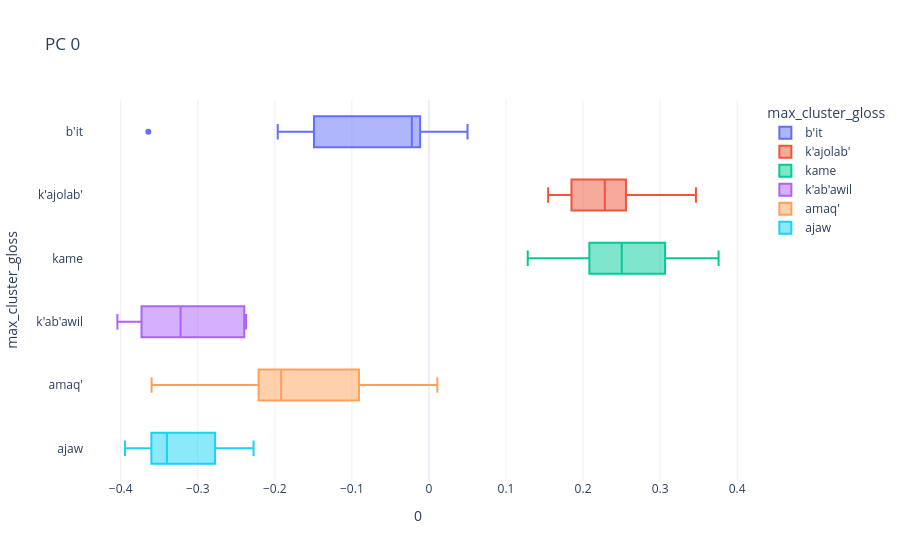
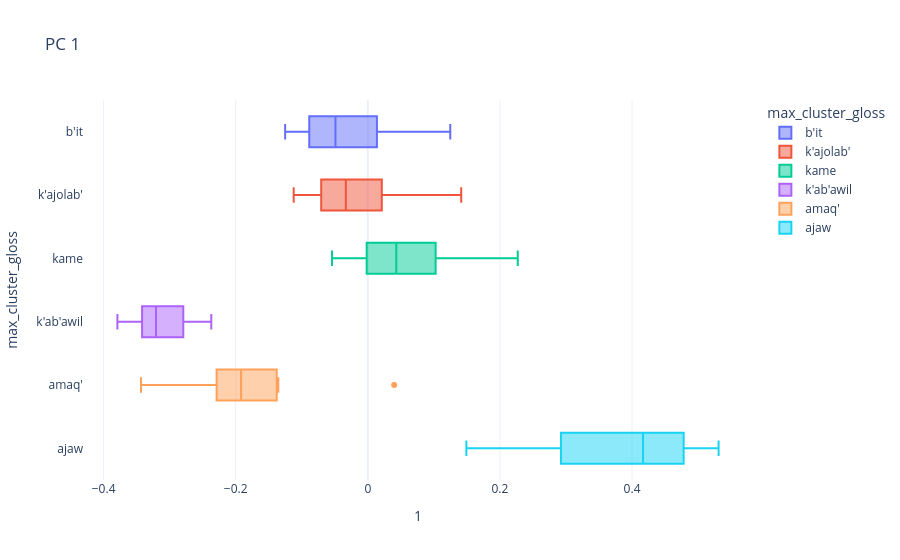
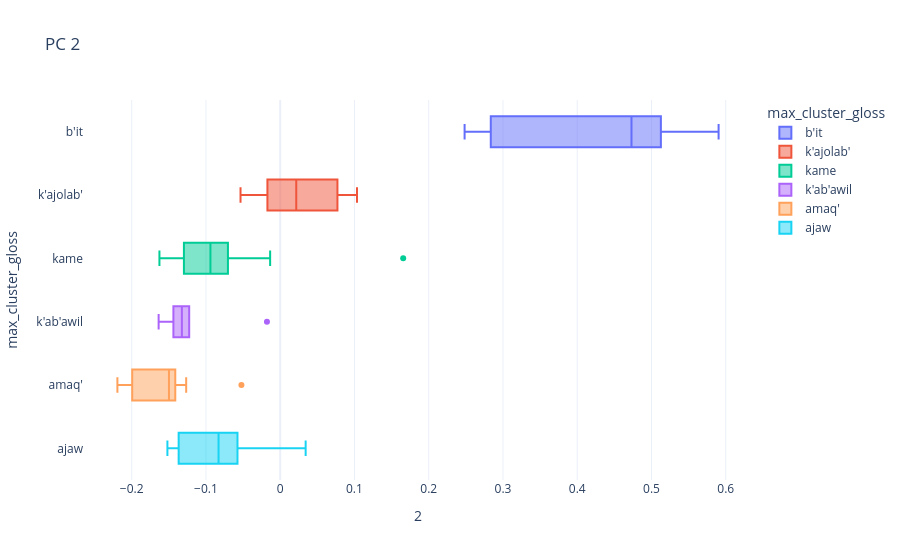
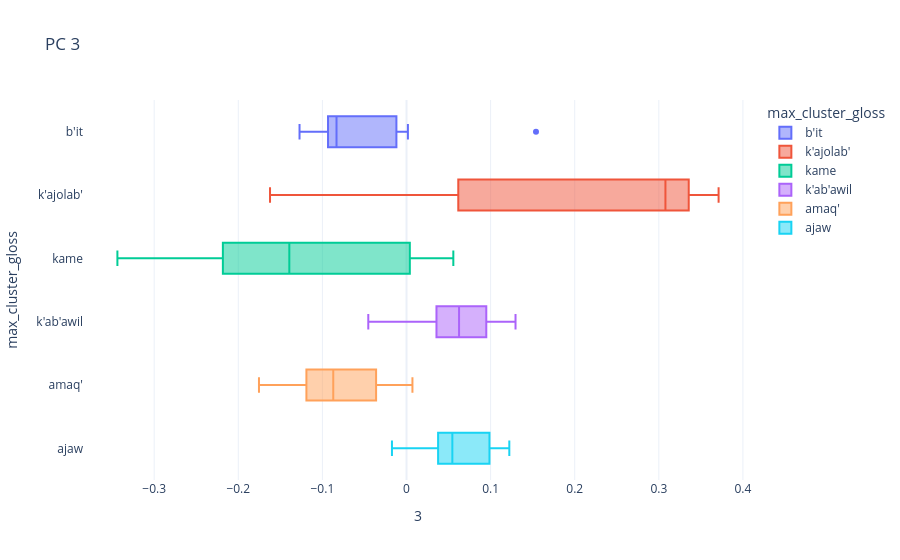

Notebook cell for these charts, in order:
### Code cell
for i in range(n_comps):
    comp_box(i)

### Figure 1 — Plotly figure (JSON) as saved in the notebook; plotly's stock layout.template omitted (floating-point values rounded to 4 significant figures)
{"data": [{"alignmentgroup": "True", "hovertemplate": "max_cluster_gloss=%{y}<br>0=%{x}<extra></extra>", "legendgroup": "b'it", "marker": {"color": "#636efa"}, "name": "b'it", "notched": false, "offsetgroup": "b'it", "orientation": "h", "showlegend": true, "type": "box", "x": [-0.1335, -0.02226, -0.01521, -0.0002232, 0.05005, -0.01524, -0.1315, -0.1962, -0.3642], "x0": " ", "xaxis": "x", "y": ["b'it", "b'it", "b'it", "b'it", "b'it", "b'it", "b'it", "b'it", "b'it"], "y0": " ", "yaxis": "y"}, {"alignmentgroup": "True", "hovertemplate": "max_cluster_gloss=%{y}<br>0=%{x}<extra></extra>", "legendgroup": "k'ajolab'", "marker": {"color": "#EF553B"}, "name": "k'ajolab'", "notched": false, "offsetgroup": "k'ajolab'", "orientation": "h", "showlegend": true, "type": "box", "x": [0.2029, 0.2608, 0.284, 0.2505, 0.1999, 0.1547, 0.2156, 0.2409, 0.1659, 0.249, 0.17, 0.3465], "x0": " ", "xaxis": "x", "y": ["k'ajolab'", "k'ajolab'", "k'ajolab'", "k'ajolab'", "k'ajolab'", "k'ajolab'", "k'ajolab'", "k'ajolab'", "k'ajolab'", "k'ajolab'", "k'ajolab'", "k'ajolab'"], "y0": " ", "yaxis": "y"}, {"alignmentgroup": "True", "hovertemplate": "max_cluster_gloss=%{y}<br>0=%{x}<extra></extra>", "legendgroup": "kame", "marker": {"color": "#00cc96"}, "name": "kame", "notched": false, "offsetgroup": "kame", "orientation": "h", "showlegend": true, "type": "box", "x": [0.1282, 0.2626, 0.234, 0.1928, 0.2168, 0.2224, 0.3224, 0.3277, 0.3049, 0.3759, 0.3075, 0.1716, 0.3053, 0.2647, 0.2378, 0.1995], "x0": " ", "xaxis": "x", "y": ["kame", "kame", "kame", "kame", "kame", "kame", "kame", "kame", "kame", "kame", "kame", "kame", "kame", "kame", "kame", "kame"], "y0": " ", "yaxis": "y"}, {"alignmentgroup": "True", "hovertemplate": "max_cluster_gloss=%{y}<br>0=%{x}<extra></extra>", "legendgroup": "k'ab'awil", "marker": {"color": "#ab63fa"}, "name": "k'ab'awil", "notched": false, "offsetgroup": "k'ab'awil", "orientation": "h", "showlegend": true, "type": "box", "x": [-0.3497, -0.2397, -0.295, -0.4043, -0.2373, -0.373], "x0": " ", "xaxis": "x", "y": ["k'ab'awil", "k'ab'awil", "k'ab'awil", "k'ab'awil", "k'ab'awil", "k'ab'awil"], "y0": " ", "yaxis": "y"}, {"alignmentgroup": "True", "hovertemplate": "max_cluster_gloss=%{y}<br>0=%{x}<extra></extra>", "legendgroup": "amaq'", "marker": {"color": "#FFA15A"}, "name": "amaq'", "notched": false, "offsetgroup": "amaq'", "orientation": "h", "showlegend": true, "type": "box", "x": [-0.1034, -0.2115, -0.1955, 0.01089, -0.05329, -0.1554, -0.1919, -0.25, -0.3599], "x0": " ", "xaxis": "x", "y": ["amaq'", "amaq'", "amaq'", "amaq'", "amaq'", "amaq'", "amaq'", "amaq'", "amaq'"], "y0": " ", "yaxis": "y"}, {"alignmentgroup": "True", "hovertemplate": "max_cluster_gloss=%{y}<br>0=%{x}<extra></extra>", "legendgroup": "ajaw", "marker": {"color": "#19d3f3"}, "name": "ajaw", "notched": false, "offsetgroup": "ajaw", "orientation": "h", "showlegend": true, "type": "box", "x": [-0.3345, -0.3687, -0.3456, -0.2276, -0.308, -0.247, -0.3945, -0.3517], "x0": " ", "xaxis": "x", "y": ["ajaw", "ajaw", "ajaw", "ajaw", "ajaw", "ajaw", "ajaw", "ajaw"], "y0": " ", "yaxis": "y"}], "layout": {"boxmode": "overlay", "legend": {"title": {"text": "max_cluster_gloss"}, "tracegroupgap": 0}, "title": {"text": "PC 0"}, "xaxis": {"anchor": "y", "domain": [0, 1], "title": {"text": "0"}}, "yaxis": {"anchor": "x", "categoryarray": ["ajaw", "amaq'", "k'ab'awil", "kame", "k'ajolab'", "b'it"], "categoryorder": "array", "domain": [0, 1], "title": {"text": "max_cluster_gloss"}}}}

### Figure 2 — Plotly figure (JSON) as saved in the notebook; plotly's stock layout.template omitted (floating-point values rounded to 4 significant figures)
{"data": [{"alignmentgroup": "True", "hovertemplate": "max_cluster_gloss=%{y}<br>1=%{x}<extra></extra>", "legendgroup": "b'it", "marker": {"color": "#636efa"}, "name": "b'it", "notched": false, "offsetgroup": "b'it", "orientation": "h", "showlegend": true, "type": "box", "x": [0.1248, -0.08302, -0.04901, -0.08811, -0.0008371, 0.05765, -0.04096, -0.1252, -0.09032], "x0": " ", "xaxis": "x", "y": ["b'it", "b'it", "b'it", "b'it", "b'it", "b'it", "b'it", "b'it", "b'it"], "y0": " ", "yaxis": "y"}, {"alignmentgroup": "True", "hovertemplate": "max_cluster_gloss=%{y}<br>1=%{x}<extra></extra>", "legendgroup": "k'ajolab'", "marker": {"color": "#EF553B"}, "name": "k'ajolab'", "notched": false, "offsetgroup": "k'ajolab'", "orientation": "h", "showlegend": true, "type": "box", "x": [0.0128, 0.0771, -0.03909, -0.1113, -0.03392, -0.1122, 0.1414, 0.008709, -0.09185, -0.03265, -0.0493, 0.02954], "x0": " ", "xaxis": "x", "y": ["k'ajolab'", "k'ajolab'", "k'ajolab'", "k'ajolab'", "k'ajolab'", "k'ajolab'", "k'ajolab'", "k'ajolab'", "k'ajolab'", "k'ajolab'", "k'ajolab'", "k'ajolab'"], "y0": " ", "yaxis": "y"}, {"alignmentgroup": "True", "hovertemplate": "max_cluster_gloss=%{y}<br>1=%{x}<extra></extra>", "legendgroup": "kame", "marker": {"color": "#00cc96"}, "name": "kame", "notched": false, "offsetgroup": "kame", "orientation": "h", "showlegend": true, "type": "box", "x": [0.227, 0.181, 0.06057, 0.1599, 0.0448, -0.04199, 0.02366, 0.03161, 0.04138, -0.0443, -0.006249, -0.05417, 0.07749, 0.002772, 0.09225, 0.1131], "x0": " ", "xaxis": "x", "y": ["kame", "kame", "kame", "kame", "kame", "kame", "kame", "kame", "kame", "kame", "kame", "kame", "kame", "kame", "kame", "kame"], "y0": " ", "yaxis": "y"}, {"alignmentgroup": "True", "hovertemplate": "max_cluster_gloss=%{y}<br>1=%{x}<extra></extra>", "legendgroup": "k'ab'awil", "marker": {"color": "#ab63fa"}, "name": "k'ab'awil", "notched": false, "offsetgroup": "k'ab'awil", "orientation": "h", "showlegend": true, "type": "box", "x": [-0.314, -0.3418, -0.2794, -0.3791, -0.3273, -0.237], "x0": " ", "xaxis": "x", "y": ["k'ab'awil", "k'ab'awil", "k'ab'awil", "k'ab'awil", "k'ab'awil", "k'ab'awil"], "y0": " ", "yaxis": "y"}, {"alignmentgroup": "True", "hovertemplate": "max_cluster_gloss=%{y}<br>1=%{x}<extra></extra>", "legendgroup": "amaq'", "marker": {"color": "#FFA15A"}, "name": "amaq'", "notched": false, "offsetgroup": "amaq'", "orientation": "h", "showlegend": true, "type": "box", "x": [-0.3434, -0.2504, -0.2218, -0.1388, -0.1387, -0.2087, -0.1919, -0.1355, 0.03988], "x0": " ", "xaxis": "x", "y": ["amaq'", "amaq'", "amaq'", "amaq'", "amaq'", "amaq'", "amaq'", "amaq'", "amaq'"], "y0": " ", "yaxis": "y"}, {"alignmentgroup": "True", "hovertemplate": "max_cluster_gloss=%{y}<br>1=%{x}<extra></extra>", "legendgroup": "ajaw", "marker": {"color": "#19d3f3"}, "name": "ajaw", "notched": false, "offsetgroup": "ajaw", "orientation": "h", "showlegend": true, "type": "box", "x": [0.3428, 0.4347, 0.4787, 0.1492, 0.3986, 0.242, 0.4777, 0.5311], "x0": " ", "xaxis": "x", "y": ["ajaw", "ajaw", "ajaw", "ajaw", "ajaw", "ajaw", "ajaw", "ajaw"], "y0": " ", "yaxis": "y"}], "layout": {"boxmode": "overlay", "legend": {"title": {"text": "max_cluster_gloss"}, "tracegroupgap": 0}, "title": {"text": "PC 1"}, "xaxis": {"anchor": "y", "domain": [0, 1], "title": {"text": "1"}}, "yaxis": {"anchor": "x", "categoryarray": ["ajaw", "amaq'", "k'ab'awil", "kame", "k'ajolab'", "b'it"], "categoryorder": "array", "domain": [0, 1], "title": {"text": "max_cluster_gloss"}}}}

### Figure 3 — Plotly figure (JSON) as saved in the notebook; plotly's stock layout.template omitted (floating-point values rounded to 4 significant figures)
{"data": [{"alignmentgroup": "True", "hovertemplate": "max_cluster_gloss=%{y}<br>2=%{x}<extra></extra>", "legendgroup": "b'it", "marker": {"color": "#636efa"}, "name": "b'it", "notched": false, "offsetgroup": "b'it", "orientation": "h", "showlegend": true, "type": "box", "x": [0.4373, 0.5086, 0.5904, 0.4907, 0.2696, 0.2483, 0.5247, 0.4731, 0.2882], "x0": " ", "xaxis": "x", "y": ["b'it", "b'it", "b'it", "b'it", "b'it", "b'it", "b'it", "b'it", "b'it"], "y0": " ", "yaxis": "y"}, {"alignmentgroup": "True", "hovertemplate": "max_cluster_gloss=%{y}<br>2=%{x}<extra></extra>", "legendgroup": "k'ajolab'", "marker": {"color": "#EF553B"}, "name": "k'ajolab'", "notched": false, "offsetgroup": "k'ajolab'", "orientation": "h", "showlegend": true, "type": "box", "x": [0.07906, 0.0408, -0.008039, -0.0468, 0.07594, 0.1034, 0.03694, -0.01452, 0.006226, -0.01991, 0.07821, -0.05343], "x0": " ", "xaxis": "x", "y": ["k'ajolab'", "k'ajolab'", "k'ajolab'", "k'ajolab'", "k'ajolab'", "k'ajolab'", "k'ajolab'", "k'ajolab'", "k'ajolab'", "k'ajolab'", "k'ajolab'", "k'ajolab'"], "y0": " ", "yaxis": "y"}, {"alignmentgroup": "True", "hovertemplate": "max_cluster_gloss=%{y}<br>2=%{x}<extra></extra>", "legendgroup": "kame", "marker": {"color": "#00cc96"}, "name": "kame", "notched": false, "offsetgroup": "kame", "orientation": "h", "showlegend": true, "type": "box", "x": [0.1656, -0.07586, -0.07954, -0.01356, -0.02897, -0.06493, -0.1197, -0.08395, -0.1402, -0.1541, -0.1627, -0.07746, -0.1354, -0.1235, -0.1239, -0.104], "x0": " ", "xaxis": "x", "y": ["kame", "kame", "kame", "kame", "kame", "kame", "kame", "kame", "kame", "kame", "kame", "kame", "kame", "kame", "kame", "kame"], "y0": " ", "yaxis": "y"}, {"alignmentgroup": "True", "hovertemplate": "max_cluster_gloss=%{y}<br>2=%{x}<extra></extra>", "legendgroup": "k'ab'awil", "marker": {"color": "#ab63fa"}, "name": "k'ab'awil", "notched": false, "offsetgroup": "k'ab'awil", "orientation": "h", "showlegend": true, "type": "box", "x": [-0.1637, -0.1328, -0.1226, -0.1321, -0.01786, -0.1438], "x0": " ", "xaxis": "x", "y": ["k'ab'awil", "k'ab'awil", "k'ab'awil", "k'ab'awil", "k'ab'awil", "k'ab'awil"], "y0": " ", "yaxis": "y"}, {"alignmentgroup": "True", "hovertemplate": "max_cluster_gloss=%{y}<br>2=%{x}<extra></extra>", "legendgroup": "amaq'", "marker": {"color": "#FFA15A"}, "name": "amaq'", "notched": false, "offsetgroup": "amaq'", "orientation": "h", "showlegend": true, "type": "box", "x": [-0.1266, -0.1477, -0.1462, -0.2193, -0.1979, -0.1579, -0.1498, -0.05223, -0.2038], "x0": " ", "xaxis": "x", "y": ["amaq'", "amaq'", "amaq'", "amaq'", "amaq'", "amaq'", "amaq'", "amaq'", "amaq'"], "y0": " ", "yaxis": "y"}, {"alignmentgroup": "True", "hovertemplate": "max_cluster_gloss=%{y}<br>2=%{x}<extra></extra>", "legendgroup": "ajaw", "marker": {"color": "#19d3f3"}, "name": "ajaw", "notched": false, "offsetgroup": "ajaw", "orientation": "h", "showlegend": true, "type": "box", "x": [-0.1519, -0.1368, -0.0959, -0.06934, -0.04573, 0.03426, -0.1368, -0.07016], "x0": " ", "xaxis": "x", "y": ["ajaw", "ajaw", "ajaw", "ajaw", "ajaw", "ajaw", "ajaw", "ajaw"], "y0": " ", "yaxis": "y"}], "layout": {"boxmode": "overlay", "legend": {"title": {"text": "max_cluster_gloss"}, "tracegroupgap": 0}, "title": {"text": "PC 2"}, "xaxis": {"anchor": "y", "domain": [0, 1], "title": {"text": "2"}}, "yaxis": {"anchor": "x", "categoryarray": ["ajaw", "amaq'", "k'ab'awil", "kame", "k'ajolab'", "b'it"], "categoryorder": "array", "domain": [0, 1], "title": {"text": "max_cluster_gloss"}}}}

### Figure 4 — Plotly figure (JSON) as saved in the notebook; plotly's stock layout.template omitted (floating-point values rounded to 4 significant figures)
{"data": [{"alignmentgroup": "True", "hovertemplate": "max_cluster_gloss=%{y}<br>3=%{x}<extra></extra>", "legendgroup": "b'it", "marker": {"color": "#636efa"}, "name": "b'it", "notched": false, "offsetgroup": "b'it", "orientation": "h", "showlegend": true, "type": "box", "x": [-0.1272, -0.07819, -0.08322, 0.001674, 0.1539, -0.1171, -0.08417, -0.08539, -0.01656], "x0": " ", "xaxis": "x", "y": ["b'it", "b'it", "b'it", "b'it", "b'it", "b'it", "b'it", "b'it", "b'it"], "y0": " ", "yaxis": "y"}, {"alignmentgroup": "True", "hovertemplate": "max_cluster_gloss=%{y}<br>3=%{x}<extra></extra>", "legendgroup": "k'ajolab'", "marker": {"color": "#EF553B"}, "name": "k'ajolab'", "notched": false, "offsetgroup": "k'ajolab'", "orientation": "h", "showlegend": true, "type": "box", "x": [0.3268, 0.3711, 0.3442, 0.2991, 0.3166, 0.159, 0.1301, 0.362, -0.006929, -0.1226, -0.1623, 0.3269], "x0": " ", "xaxis": "x", "y": ["k'ajolab'", "k'ajolab'", "k'ajolab'", "k'ajolab'", "k'ajolab'", "k'ajolab'", "k'ajolab'", "k'ajolab'", "k'ajolab'", "k'ajolab'", "k'ajolab'", "k'ajolab'"], "y0": " ", "yaxis": "y"}, {"alignmentgroup": "True", "hovertemplate": "max_cluster_gloss=%{y}<br>3=%{x}<extra></extra>", "legendgroup": "kame", "marker": {"color": "#00cc96"}, "name": "kame", "notched": false, "offsetgroup": "kame", "orientation": "h", "showlegend": true, "type": "box", "x": [-0.2306, -0.3437, -0.2913, -0.0585, 0.02501, 0.05567, -0.2126, -0.2018, -0.08761, 0.03779, -0.01696, 0.02488, -0.08509, -0.1911, -0.2008, -0.224], "x0": " ", "xaxis": "x", "y": ["kame", "kame", "kame", "kame", "kame", "kame", "kame", "kame", "kame", "kame", "kame", "kame", "kame", "kame", "kame", "kame"], "y0": " ", "yaxis": "y"}, {"alignmentgroup": "True", "hovertemplate": "max_cluster_gloss=%{y}<br>3=%{x}<extra></extra>", "legendgroup": "k'ab'awil", "marker": {"color": "#ab63fa"}, "name": "k'ab'awil", "notched": false, "offsetgroup": "k'ab'awil", "orientation": "h", "showlegend": true, "type": "box", "x": [0.05142, 0.03563, 0.1296, 0.07354, 0.09485, -0.04543], "x0": " ", "xaxis": "x", "y": ["k'ab'awil", "k'ab'awil", "k'ab'awil", "k'ab'awil", "k'ab'awil", "k'ab'awil"], "y0": " ", "yaxis": "y"}, {"alignmentgroup": "True", "hovertemplate": "max_cluster_gloss=%{y}<br>3=%{x}<extra></extra>", "legendgroup": "amaq'", "marker": {"color": "#FFA15A"}, "name": "amaq'", "notched": false, "offsetgroup": "amaq'", "orientation": "h", "showlegend": true, "type": "box", "x": [-0.09554, -0.1419, -0.1114, -0.1754, -0.0871, -0.03625, 0.007056, -0.05648, -0.03587], "x0": " ", "xaxis": "x", "y": ["amaq'", "amaq'", "amaq'", "amaq'", "amaq'", "amaq'", "amaq'", "amaq'", "amaq'"], "y0": " ", "yaxis": "y"}, {"alignmentgroup": "True", "hovertemplate": "max_cluster_gloss=%{y}<br>3=%{x}<extra></extra>", "legendgroup": "ajaw", "marker": {"color": "#19d3f3"}, "name": "ajaw", "notched": false, "offsetgroup": "ajaw", "orientation": "h", "showlegend": true, "type": "box", "x": [0.1222, -0.0173, 0.04906, 0.07772, 0.1196, 0.02685, 0.05994, 0.04828], "x0": " ", "xaxis": "x", "y": ["ajaw", "ajaw", "ajaw", "ajaw", "ajaw", "ajaw", "ajaw", "ajaw"], "y0": " ", "yaxis": "y"}], "layout": {"boxmode": "overlay", "legend": {"title": {"text": "max_cluster_gloss"}, "tracegroupgap": 0}, "title": {"text": "PC 3"}, "xaxis": {"anchor": "y", "domain": [0, 1], "title": {"text": "3"}}, "yaxis": {"anchor": "x", "categoryarray": ["ajaw", "amaq'", "k'ab'awil", "kame", "k'ajolab'", "b'it"], "categoryorder": "array", "domain": [0, 1], "title": {"text": "max_cluster_gloss"}}}}
